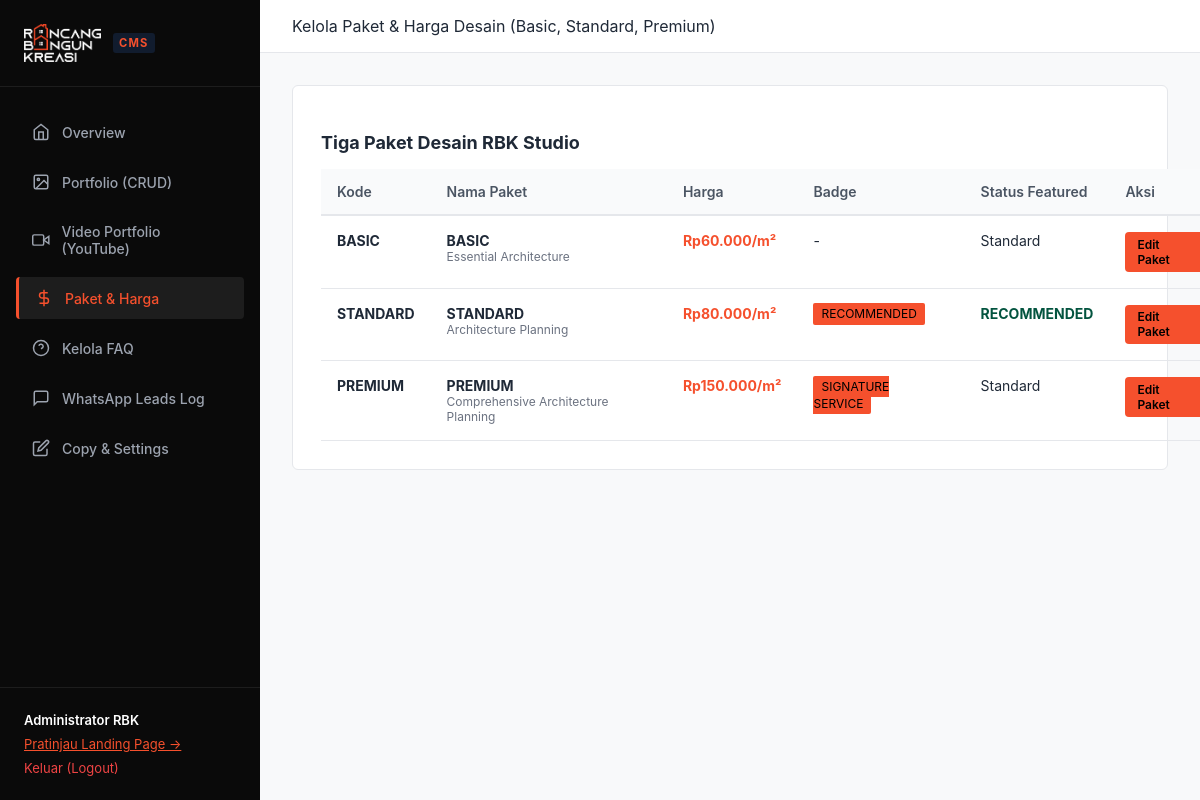
/admin/pricing.php (signed in), run on the app's committed database.
### tables this page shows
CREATE TABLE pricing_packages (
        id INTEGER PRIMARY KEY AUTOINCREMENT,
        code TEXT UNIQUE NOT NULL,
        name TEXT NOT NULL,
        subname TEXT,
        badge_label TEXT,
        price_per_m2 INTEGER NOT NULL,
        price_formatted TEXT NOT NULL,
        description TEXT,
        ideal_for TEXT,
        included_items TEXT,
        positioning_line TEXT,
        is_featured INTEGER DEFAULT 0,
        cta_text TEXT,
        cta_code TEXT,
        sort_order INTEGER DEFAULT 0
    );

### config/auth.php (called while the page is built, shortened)
<?php
function e($string) {
    return htmlspecialchars($string ?? '', ENT_QUOTES, 'UTF-8');
}

### admin/pricing.php (the view, shortened to what this page needs)
<?php
require_once __DIR__ . '/../config/auth.php';
$db = getDB();
$packages = $db->query("SELECT * FROM pricing_packages ORDER BY sort_order ASC")->fetchAll();
?>
<!DOCTYPE html>
<html lang="id">
<head>
  <link rel="stylesheet" href="/assets/css/admin.css">
</head>
<body class="admin-body">
  <?php include __DIR__ . '/sidebar.php'; ?>
  <div class="admin-main">
    <div class="admin-topbar">
      <div>Kelola Paket & Harga Desain (Basic, Standard, Premium)</div>
    </div>
    <div class="admin-content">
      <div class="card">
        <h3 style="font-size: 1.125rem; font-weight: 700; margin-bottom: 1rem;">Tiga Paket Desain RBK Studio</h3>
        <table class="admin-table">
          <thead>
            <tr>
              <th>Kode</th>
              <th>Nama Paket</th>
              <th>Harga</th>
              <th>Badge</th>
              <th>Status Featured</th>
              <th>Aksi</th>
            </tr>
          </thead>
          <tbody>
            <?php foreach ($packages as $p): ?>
              <tr>
                <td><strong><?= e($p['code']); ?></strong></td>
                <td>
                  <div><strong><?= e($p['name']); ?></strong></div>
                  <div style="font-size: 0.75rem; color: #6B7280;"><?= e($p['subname']); ?></div>
                </td>
                <td><strong style="color: var(--admin-primary);"><?= e($p['price_formatted']); ?></strong></td>
                <td><?= !empty($p['badge_label']) ? '<span class="sidebar-badge">' . e($p['badge_label']) . '</span>' : '-'; ?></td>
                <td><?= $p['is_featured'] == 1 ? '<span style="color: #03543F; font-weight:700;">RECOMMENDED</span>' : 'Standard'; ?></td>
                <td>
                  <a href="/admin/pricing.php?action=edit&id=<?= $p['id']; ?>" class="btn-admin btn-admin-primary" style="padding: 0.3rem 0.75rem; font-size: 0.75rem;">Edit Paket</a>
                </td>
              </tr>
            <?php endforeach; ?>
          </tbody>
        </table>
      </div>
    </div>
  </div>
</body>
</html>

### assets/css/admin.css (style rules this page uses)
:root { --admin-sidebar-bg: #0A0A0A; --admin-content-bg: #F8F9FA; --admin-card-bg: #FFFFFF; --admin-border: #E5E7EB; --admin-text: #1F2937; --admin-muted: #6B7280; --admin-primary: #F5502D; --admin-primary-hover: #D83C1A; }
body.admin-body { font-family: 'Plus Jakarta Sans', -apple-system, sans-serif; background-color: var(--admin-content-bg); color: var(--admin-text); margin: 0; display: flex; min-height: 100vh; }
.sidebar-badge { background: var(--admin-primary); color: #000; padding: 0.2rem 0.5rem; font-size: 0.75rem; border-radius: 2px; }
.admin-main { flex-grow: 1; display: flex; flex-direction: column; min-width: 0; overflow-x: hidden; }
.admin-topbar { background: #FFFFFF; padding: 1rem 2rem; border-bottom: 1px solid var(--admin-border); display: flex; align-items: center; justify-content: space-between; }
.admin-content { padding: 2rem; flex-grow: 1; }
.card { background: var(--admin-card-bg); border: 1px solid var(--admin-border); border-radius: 6px; padding: 1.75rem; margin-bottom: 2rem; }
.btn-admin { padding: 0.625rem 1.25rem; font-size: 0.875rem; font-weight: 600; border-radius: 4px; border: none; cursor: pointer; display: inline-flex; align-items: center; gap: 0.5rem; text-decoration: none; }
.btn-admin-primary { background: var(--admin-primary); color: #000; }
.admin-table { width: 100%; border-collapse: collapse; font-size: 0.875rem; min-width: 900px; }
.admin-table th { background: #F9FAFB; font-weight: 600; color: #4B5563; padding: 0.875rem 1rem; text-align: left; border-bottom: 2px solid var(--admin-border); white-space: nowrap; }
.admin-table td { padding: 1rem; text-align: left; border-bottom: 1px solid var(--admin-border); vertical-align: top; }

### data on the page
pricing_packages: code "BASIC", name "BASIC", subname "Essential Architecture", price_formatted "Rp60.000/m²", is_featured "Standard"
pricing_packages: code "STANDARD", name "STANDARD", subname "Architecture Planning", price_formatted "Rp80.000/m²", badge_label "RECOMMENDED", is_featured "RECOMMENDED"
pricing_packages: code "PREMIUM", name "PREMIUM", subname "Comprehensive Architecture Planning", price_formatted "Rp150.000/m²", badge_label "SIGNATURE SERVICE", is_featured "Standard"

### other printed values
$_SESSION['admin_user']['name'] "Administrator RBK"
